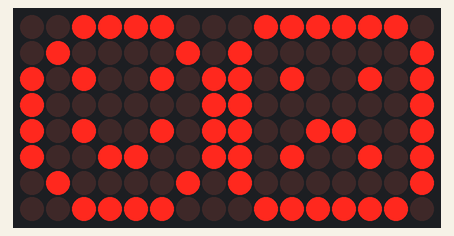
Recording of a sketch running on a simulated Arduino Uno, built with avr-gcc and run on an emulated ATmega328P. Shown: 16×8 LED matrix.

Above: at 0.1 s.

The sketch:

smiley_sad_face_s_copy_.ino
```cpp
#include <LedControl.h>

LedControl lc = LedControl(12, 11, 10, 2);

byte A[8] = {
  B00111100,
  B01000010,
  B10100101,
  B10000001,
  B10100101,
  B10011001,
  B01000010,
  B00111100
};

byte B[8] = {
  B01111110,
  B10000001,
  B10100101,
  B10000001,
  B10011001,
  B10100101,
  B10000001,
  B01111110
};

void setup() {
  for (int i = 0; i < 2; i++) {
    lc.shutdown(i, false);
    lc.setIntensity(i, 0);
    lc.clearDisplay(i);
  }

  for (int i = 0; i < 8; i++) {
    lc.setRow(0, i, A[i]); // FIRST LED → A
    lc.setRow(1, i, B[i]); // SECOND LED → B
  }
}

void loop() {}
```
